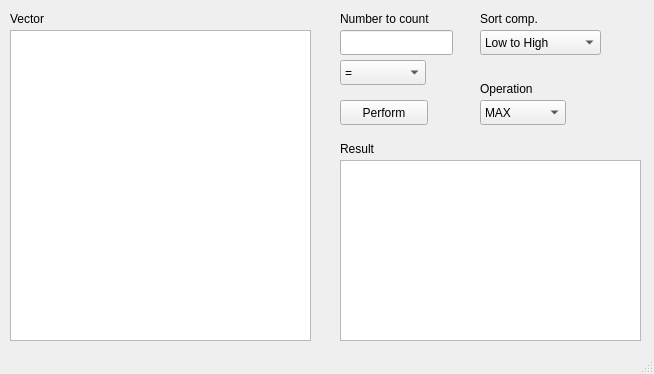
<?xml version="1.0" encoding="UTF-8"?>
<ui version="4.0">
 <class>MainWindow</class>
 <widget class="QMainWindow" name="MainWindow">
  <property name="geometry">
   <rect>
    <x>0</x>
    <y>0</y>
    <width>654</width>
    <height>374</height>
   </rect>
  </property>
  <property name="windowTitle">
   <string>MainWindow</string>
  </property>
  <widget class="QWidget" name="centralwidget">
   <widget class="QTextEdit" name="editVector">
    <property name="geometry">
     <rect>
      <x>10</x>
      <y>30</y>
      <width>301</width>
      <height>311</height>
     </rect>
    </property>
   </widget>
   <widget class="QLabel" name="label">
    <property name="geometry">
     <rect>
      <x>10</x>
      <y>10</y>
      <width>66</width>
      <height>17</height>
     </rect>
    </property>
    <property name="text">
     <string>Vector</string>
    </property>
   </widget>
   <widget class="QLineEdit" name="editNumber">
    <property name="geometry">
     <rect>
      <x>340</x>
      <y>30</y>
      <width>113</width>
      <height>25</height>
     </rect>
    </property>
   </widget>
   <widget class="QLabel" name="label_2">
    <property name="geometry">
     <rect>
      <x>340</x>
      <y>10</y>
      <width>121</width>
      <height>17</height>
     </rect>
    </property>
    <property name="text">
     <string>Number to count</string>
    </property>
   </widget>
   <widget class="QPushButton" name="performButton">
    <property name="geometry">
     <rect>
      <x>340</x>
      <y>100</y>
      <width>88</width>
      <height>25</height>
     </rect>
    </property>
    <property name="text">
     <string>Perform</string>
    </property>
   </widget>
   <widget class="QComboBox" name="compSwitch">
    <property name="geometry">
     <rect>
      <x>340</x>
      <y>60</y>
      <width>86</width>
      <height>25</height>
     </rect>
    </property>
    <item>
     <property name="text">
      <string>=</string>
     </property>
    </item>
    <item>
     <property name="text">
      <string>&lt;</string>
     </property>
    </item>
    <item>
     <property name="text">
      <string>&gt;</string>
     </property>
    </item>
   </widget>
   <widget class="QComboBox" name="sortingSwitch">
    <property name="geometry">
     <rect>
      <x>480</x>
      <y>30</y>
      <width>121</width>
      <height>25</height>
     </rect>
    </property>
    <item>
     <property name="text">
      <string>Low to High</string>
     </property>
    </item>
    <item>
     <property name="text">
      <string>High to Low</string>
     </property>
    </item>
   </widget>
   <widget class="QLabel" name="label_3">
    <property name="geometry">
     <rect>
      <x>480</x>
      <y>10</y>
      <width>121</width>
      <height>17</height>
     </rect>
    </property>
    <property name="text">
     <string>Sort comp.</string>
    </property>
   </widget>
   <widget class="QComboBox" name="actionSwitch">
    <property name="geometry">
     <rect>
      <x>480</x>
      <y>100</y>
      <width>86</width>
      <height>25</height>
     </rect>
    </property>
    <item>
     <property name="text">
      <string>MAX</string>
     </property>
    </item>
    <item>
     <property name="text">
      <string>COUNT</string>
     </property>
    </item>
    <item>
     <property name="text">
      <string>SORT</string>
     </property>
    </item>
   </widget>
   <widget class="QLabel" name="label_4">
    <property name="geometry">
     <rect>
      <x>480</x>
      <y>80</y>
      <width>121</width>
      <height>17</height>
     </rect>
    </property>
    <property name="text">
     <string>Operation</string>
    </property>
   </widget>
   <widget class="QTextEdit" name="resultText">
    <property name="geometry">
     <rect>
      <x>340</x>
      <y>160</y>
      <width>301</width>
      <height>181</height>
     </rect>
    </property>
   </widget>
   <widget class="QLabel" name="label_5">
    <property name="geometry">
     <rect>
      <x>340</x>
      <y>140</y>
      <width>121</width>
      <height>17</height>
     </rect>
    </property>
    <property name="text">
     <string>Result</string>
    </property>
   </widget>
  </widget>
  <widget class="QStatusBar" name="statusbar"/>
 </widget>
 <resources/>
 <connections/>
</ui>
